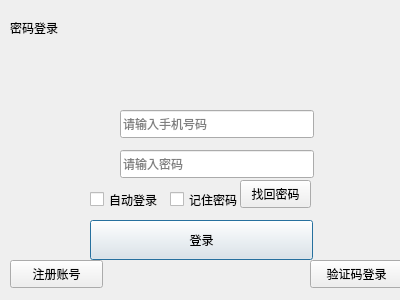
<?xml version="1.0" encoding="UTF-8"?>
<ui version="4.0">
 <class>PwdSignUpDialog</class>
 <widget class="QDialog" name="PwdSignUpDialog">
  <property name="geometry">
   <rect>
    <x>0</x>
    <y>0</y>
    <width>400</width>
    <height>300</height>
   </rect>
  </property>
  <property name="windowTitle">
   <string>Dialog</string>
  </property>
  <widget class="QCheckBox" name="agreeAutoSignUpCheckBox">
   <property name="geometry">
    <rect>
     <x>90</x>
     <y>190</y>
     <width>71</width>
     <height>19</height>
    </rect>
   </property>
   <property name="text">
    <string>自动登录</string>
   </property>
  </widget>
  <widget class="QLineEdit" name="passwordEdit">
   <property name="geometry">
    <rect>
     <x>120</x>
     <y>150</y>
     <width>194</width>
     <height>28</height>
    </rect>
   </property>
   <property name="echoMode">
    <enum>QLineEdit::Password</enum>
   </property>
   <property name="placeholderText">
    <string>请输入密码</string>
   </property>
  </widget>
  <widget class="QPushButton" name="SignUpButton">
   <property name="geometry">
    <rect>
     <x>90</x>
     <y>220</y>
     <width>223</width>
     <height>40</height>
    </rect>
   </property>
   <property name="text">
    <string>登录</string>
   </property>
  </widget>
  <widget class="QLabel" name="label">
   <property name="geometry">
    <rect>
     <x>170</x>
     <y>30</y>
     <width>67</width>
     <height>67</height>
    </rect>
   </property>
   <property name="styleSheet">
    <string notr="true">border-image: url(:/picture/C:/Users/yyc/Desktop/picture/avatar02.svg);</string>
   </property>
   <property name="text">
    <string/>
   </property>
  </widget>
  <widget class="QLabel" name="label_6">
   <property name="geometry">
    <rect>
     <x>90</x>
     <y>110</y>
     <width>22</width>
     <height>22</height>
    </rect>
   </property>
   <property name="styleSheet">
    <string notr="true">border-image: url(:/picture/C:/Users/yyc/Desktop/picture/user_line.svg);</string>
   </property>
   <property name="text">
    <string/>
   </property>
  </widget>
  <widget class="QLabel" name="AmpilfyLabel">
   <property name="geometry">
    <rect>
     <x>380</x>
     <y>10</y>
     <width>16</width>
     <height>16</height>
    </rect>
   </property>
   <property name="styleSheet">
    <string notr="true">border-image: url(:/picture/C:/Users/yyc/Desktop/picture/close_line.svg);</string>
   </property>
   <property name="text">
    <string/>
   </property>
  </widget>
  <widget class="QLineEdit" name="phoneNumberEdit">
   <property name="geometry">
    <rect>
     <x>120</x>
     <y>110</y>
     <width>194</width>
     <height>28</height>
    </rect>
   </property>
   <property name="inputMask">
    <string/>
   </property>
   <property name="text">
    <string/>
   </property>
   <property name="placeholderText">
    <string>请输入手机号码</string>
   </property>
  </widget>
  <widget class="QLabel" name="label_2">
   <property name="geometry">
    <rect>
     <x>90</x>
     <y>150</y>
     <width>22</width>
     <height>22</height>
    </rect>
   </property>
   <property name="styleSheet">
    <string notr="true">border-image: url(:/picture/C:/Users/yyc/Desktop/picture/lock_line.svg);</string>
   </property>
   <property name="text">
    <string/>
   </property>
  </widget>
  <widget class="QLabel" name="ShrinkLabel">
   <property name="geometry">
    <rect>
     <x>360</x>
     <y>10</y>
     <width>16</width>
     <height>16</height>
    </rect>
   </property>
   <property name="styleSheet">
    <string notr="true">border-image: url(:/picture/C:/Users/yyc/Desktop/picture/fullscreen_arrow_exit_line.svg);</string>
   </property>
   <property name="text">
    <string/>
   </property>
  </widget>
  <widget class="QLabel" name="label_7">
   <property name="geometry">
    <rect>
     <x>10</x>
     <y>20</y>
     <width>72</width>
     <height>15</height>
    </rect>
   </property>
   <property name="text">
    <string>密码登录</string>
   </property>
   <property name="textFormat">
    <enum>Qt::MarkdownText</enum>
   </property>
  </widget>
  <widget class="QCheckBox" name="agreeRememberPwdCheckBox">
   <property name="geometry">
    <rect>
     <x>170</x>
     <y>190</y>
     <width>71</width>
     <height>19</height>
    </rect>
   </property>
   <property name="text">
    <string>记住密码</string>
   </property>
  </widget>
  <widget class="QPushButton" name="RetrievePwdButton">
   <property name="geometry">
    <rect>
     <x>240</x>
     <y>180</y>
     <width>71</width>
     <height>28</height>
    </rect>
   </property>
   <property name="text">
    <string>找回密码</string>
   </property>
  </widget>
  <widget class="QPushButton" name="LoginButton">
   <property name="geometry">
    <rect>
     <x>10</x>
     <y>260</y>
     <width>93</width>
     <height>28</height>
    </rect>
   </property>
   <property name="text">
    <string>注册账号</string>
   </property>
  </widget>
  <widget class="QPushButton" name="VerfiSignUpButton">
   <property name="geometry">
    <rect>
     <x>310</x>
     <y>260</y>
     <width>93</width>
     <height>28</height>
    </rect>
   </property>
   <property name="text">
    <string>验证码登录</string>
   </property>
  </widget>
 </widget>
 <resources/>
 <connections/>
</ui>
